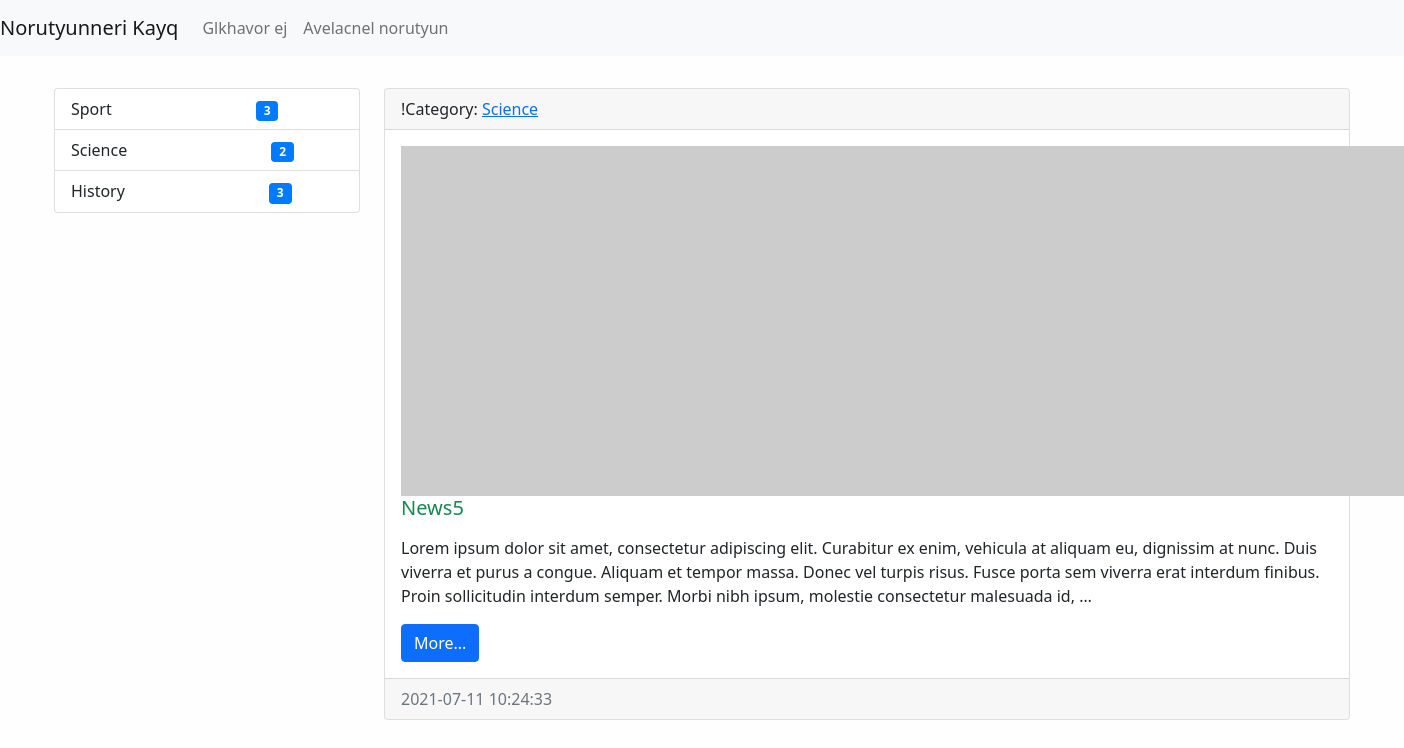
The app's page /category/2/ with its own data.
### news/models.py (models this page shows, shortened)
class Category(models.Model):
    title = models.CharField(max_length=150, db_index=True, verbose_name='CATEGORYI ANUN')
    def get_absolute_url(self):
        return reverse('category', kwargs={"category_id": self.pk})
    def __str__(self):
        return self.title
    class Meta:
        verbose_name = "Category"
        verbose_name_plural = "Categoryner"
        ordering = ['title']

class News(models.Model):
    title = models.CharField(max_length=150, verbose_name="ANUN")
    content = models.TextField(blank=True)
    created_at = models.DateTimeField(auto_now_add=True, verbose_name='STEGHTSVEL E')
    updated_at = models.DateTimeField(auto_now=True, verbose_name='POPOKHVEL E')
    photo = models.ImageField(upload_to='photos/%Y/%m/%d/', blank=True)
    is_published = models.BooleanField(default=True, verbose_name='HRATARAKVEL E')
    category = models.ForeignKey('Category', on_delete=models.PROTECT, related_name='get_news')
    views = models.IntegerField(default=0)
    def get_absolute_url(self):
        return reverse('view_news', kwargs={"pk": self.pk})
    class Meta:
        verbose_name = "Norutyun"  # entavernagira tsarayum(or` add news-y darav add Norutyun...)
        verbose_name_plural = "Norutyunner"  # sa el hognakii depqum(inchin -s er avelacnum` sa kdarna)
        ordering = ['-created_at']  # ev adminki ev modeli sort. hertakanutyuny kpokhvi

### news/views.py (the view)
# urls.py: path('category/<int:category_id>/', NewsByCategory.as_view(), name='category'),
class NewsByCategory(ListView):
    model = News
    template_name = 'news/home_news_list.html'
    context_object_name = 'news'
    allow_empty = False
    def get_queryset(self):
        return News.objects.filter(category_id=self.kwargs['category_id'], is_published=True)
    def get_context_data(self, *, object_list=None, **kwargs):
        context = super().get_context_data(**kwargs)
        context['title'] = Category.objects.get(pk=self.kwargs['category_id'])
        return context

### news/templatetags/news_tags.py (called while the page is built)
@register.inclusion_tag('news/list-categories.html')
def show_categories(arg1="hello", arg2="world"):
    categories = Category.objects.annotate(cnt=Count("get_news")).filter(cnt__gt=0)
    return {"categories": categories, "arg1": arg1,  "arg2": arg2}

### news/templates/news/home_news_list.html (shortened to what this page needs)
{% extends 'base.html' %}
{% block sidebar %}
    {% include 'inc/_sidebar.html' %}
{% endblock %}
{% block content %}
{% for item in news %}
<div class="card mt-3">
    <div class="card-header">
        !Category: <a href="{{ item.category.get_absolute_url }}"> {{ item.category }} </a>
    </div>
    <div class="card-body">
        <div class="media">
            {% if item.photo %}
            <img alt="" class="mr-3" src="{{ item.photo.url }}" width="350">
            {% else %}
            <img alt="" class="mr-3" src="https://picsum.photos/id/1050/350/235">
            {% endif %}
            <div class="media-body">
                <h5 class="card-title {% cycle  'text-success' 'text-danger'%} ">{{ item.title }}</h5>
                <p class="card-text">{{ item.content|linebreaks|truncatewords:50 }}</p>
                <a class="btn btn-primary" href="{{ item.get_absolute_url }}">More...</a>
            </div>
        </div>
    </div>
    <div class="card-footer text-muted">
        {{ item.created_at|date:'Y-m-d H:i:s' }}
    </div>
</div>
{% empty %}
<p> Oops... There is no data... </p>
{% lorem 3 p %}
{% endfor %}
{% endblock %}

### news/templates/news/list-categories.html (shortened to what this page needs)
<div class="list-group">
    {% for item in categories %}
    <a class="list-group-item list-group-item-action" href="{{ item.get_absolute_url }}">
        {{ item.title }} <span class="badge badge-primary badge-pill"
                               style="background-color: #007bff;color: white;margin-left: 140px;">{{ item.cnt }}</span></a>
    {% endfor %}
</div>

### mysite/static/css/style.css (style rules this page uses)
body { background-color: #fefefe; }

### records on screen
Category: title "Sport", cnt "3"
Category: title "Science", cnt "2"
Category: title "History", cnt "3"
News: category "Science", title "News5", content "Lorem ipsum dolor sit amet, consectetur adipiscing elit. Curabitur ex enim, vehicula at aliquam eu, dignissim at nunc. Duis viverra et purus a congue. Aliquam et tempor massa. Donec vel turpis risus. Fusce porta sem viverra erat interdum finibus. Proin sollicitudin interdum semper. Morbi nibh ipsum, molestie consectetur malesuada id, …", created_at "2021-07-11 10:24:33"
